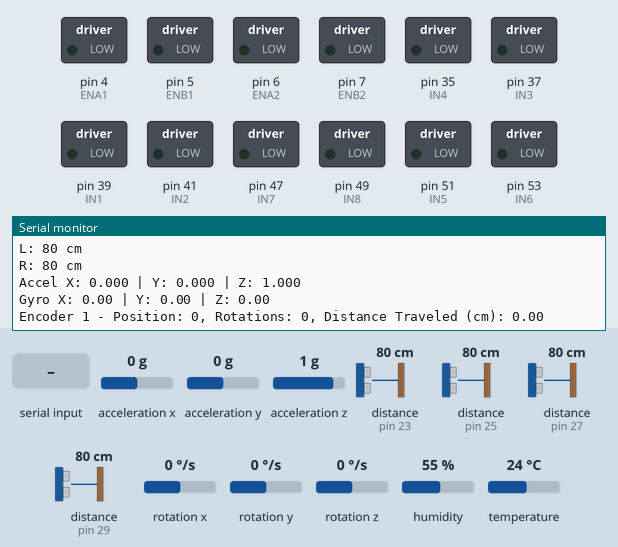
Bench run of a sketch on a simulated Arduino Mega 2560, built with avr-gcc and run on an emulated ATmega2560. Shown: switched loads named in the sketch (green lamp = pin HIGH), the last lines printed to the serial monitor. Wiring (inferred from the names in the program): 4 × ultrasonic range finder: trigger pin 22, echo pin 23 / trigger pin 24, echo pin 25 / trigger pin 26, echo pin 27 / trigger pin 28, echo pin 29; MPU-6050 motion sensor at I2C address 0x68. Inputs (shaded band) come from the test bench; at power-on: acceleration x 0 g, distance to the obstacle (sensors on pin 23, pin 25, pin 27, pin 29) 80 cm, acceleration y 0 g, acceleration z 1 g, rotation x 0 °/s, rotation y 0 °/s, rotation z 0 °/s, humidity 55 %, temperature 24 °C. The echo pulse lasts 58.3 µs per cm; random numbers use the default seed unless the sketch sets one; pins used as bus, display or sensor lines are not drawn.

Above: at 1.3 s.
1.4 s: acceleration x set to -1.4 g
At 1.72 s:
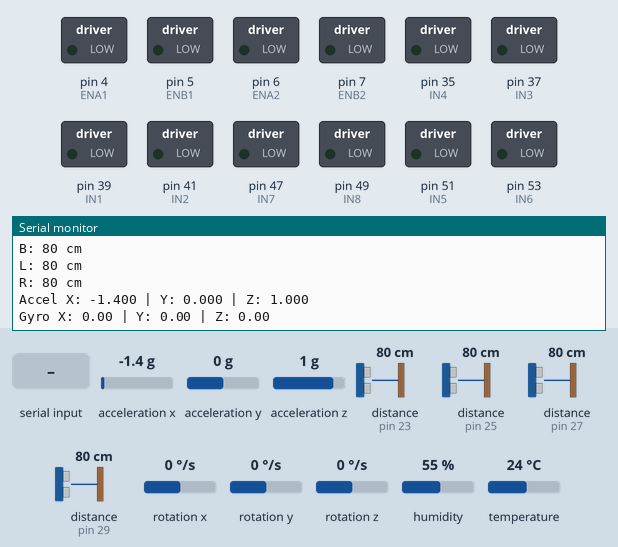
8.0 s: distance to the obstacle (sensor on pin 23) set to 2 cm
At 8.52 s:
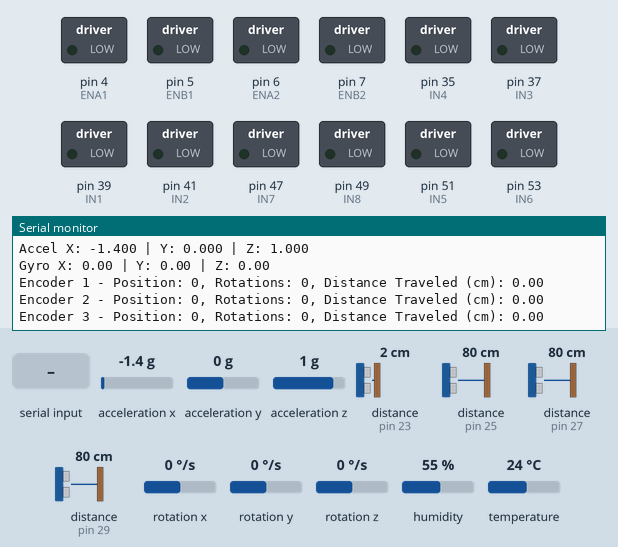
14.6 s: distance to the obstacle (sensor on pin 25) set to 2 cm
At 15.35 s:
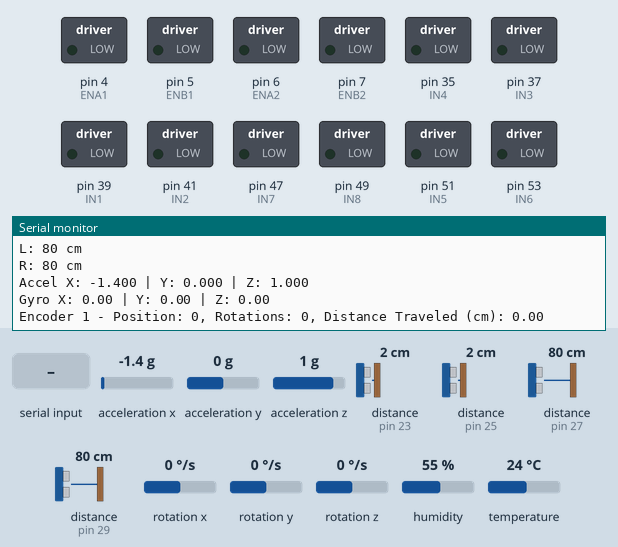
21.2 s: distance to the obstacle (sensor on pin 27) set to 2 cm
27.8 s: distance to the obstacle (sensor on pin 29) set to 35 cm
At 28.63 s:
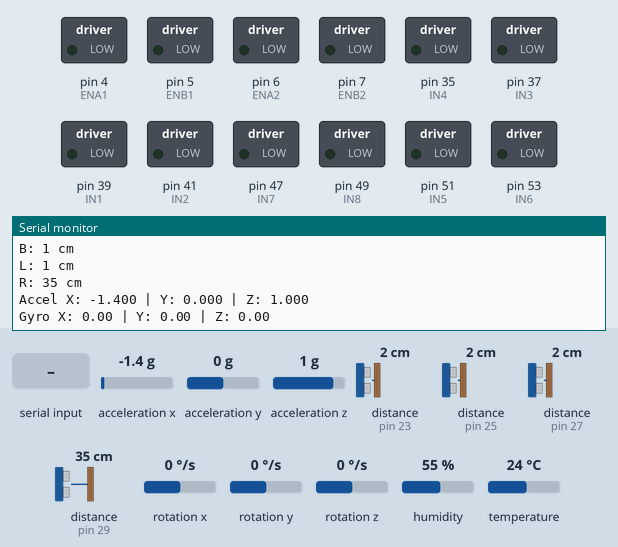
34.4 s: "{\n" received over the second serial link
Timing chart, 0 to 37.0 s (numbered marks = the images above; inputs shaded):
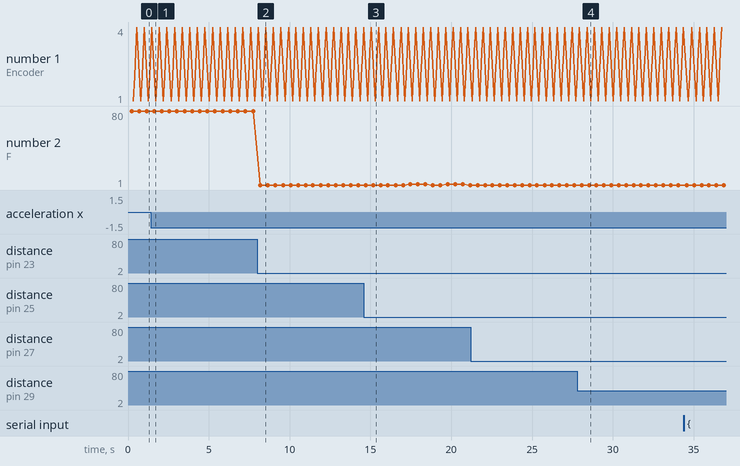

Measured:
- after the input at 1.4 s, the serial monitor: prints a new line after 0.25 s (image 1)
- after the input at 8.0 s, the serial monitor: prints a new line after 0.20 s (image 2)
- after the input at 14.6 s, the serial monitor: prints a new line after 0.12 s (image 3)
- after the input at 27.8 s, the serial monitor: prints a new line after 0.30 s (image 4)

The sketch:

FullI_Integration_JSON.ino
```cpp
// ***************************************
// Paul Arduino Sketch
// Contributors: Justin Dougherty, Teddy Weaver
// Last Update: 1/4/25
// ***************************************

#include "FullI_Integration_JSON.h"

void setup() {
  // SERIAL COMUNICATION
  //-----------------------------------------------------------------------
  Serial.begin(9600);              // Initialize serial 9600 communication

  Serial3.begin(115200);           // Initialize serial 115200 communication

  Serial.println("Serial Communication Transmitting");    // Serial setup message
  //-----------------------------------------------------------------------

  // GYRO I2C
  //-----------------------------------------------------------------------
  Wire.begin();        // Initialize I2C

  // Initialize MPU-6050
  Wire.beginTransmission(MPU_ADDR);
  Wire.write(0x6B);  // Power management register
  Wire.write(0);     // Wake the MPU-6050 up
  Wire.endTransmission();

  Serial.println("MPU-6050 Initialized");     // MPU-6050 setup message
  //-----------------------------------------------------------------------

  // DHT SENSOR
  //-----------------------------------------------------------------------
  dht.begin();                              // Start the DHT sensor

  Serial.println("DHT Initialized");        // DHT setup message
  //-----------------------------------------------------------------------

  // SONAR PINS
  //-----------------------------------------------------------------------
  for (int i = 0; i < 4; i++) {             // Loop all sonar sensors
    pinMode(trigPins[i], OUTPUT);           // Trig Pins Output
    pinMode(echoPins[i], INPUT);            // Echo Pins Input
  }

  Serial.println("Sonar Pins Set");         // Sonar setup message
  //-----------------------------------------------------------------------

  // MOTOR PINS
  //-----------------------------------------------------------------------
  // Set all speed pins as outputs
  pinMode(ENA1, OUTPUT); // PWM
  pinMode(ENB1, OUTPUT); // PWM
  pinMode(ENA2, OUTPUT); // PWM
  pinMode(ENB2, OUTPUT); // PWM

  // Set all control pins as outputs
  pinMode(IN1, OUTPUT);
  pinMode(IN2, OUTPUT);
  pinMode(IN3, OUTPUT);
  pinMode(IN4, OUTPUT);
  pinMode(IN5, OUTPUT);
  pinMode(IN6, OUTPUT);
  pinMode(IN7, OUTPUT);
  pinMode(IN8, OUTPUT);

  Serial.println("Motor Pins Set");        // Motor pin setup message

  // Initialize motors off
  stopMotors();                           // Run motor stop

  Serial.println("Motors Initialized");              // Sonar setup message
  //-----------------------------------------------------------------------

  // ENCODER SETUP
  //-----------------------------------------------------------------------
  pinMode(ENCA1, INPUT);
  pinMode(ENCB1, INPUT);
  attachInterrupt(digitalPinToInterrupt(ENCA1), readEncoder1, RISING);

  pinMode(ENCA2, INPUT);
  pinMode(ENCB2, INPUT);
  attachInterrupt(digitalPinToInterrupt(ENCA2), readEncoder2, RISING);

  pinMode(ENCA3, INPUT);
  pinMode(ENCB3, INPUT);
  attachInterrupt(digitalPinToInterrupt(ENCA3), readEncoder3, RISING);

  pinMode(ENCA4, INPUT);
  pinMode(ENCB4, INPUT);
  attachInterrupt(digitalPinToInterrupt(ENCA4), readEncoder4, RISING);

  Serial.println("Encoders Initialized");              // Encoder setup message
  //-----------------------------------------------------------------------

  // INITIALIZATION COMPLETE
  //-----------------------------------------------------------------------
  Serial.println("Initialization Complete");    // setup complete serial print
  //-----------------------------------------------------------------------
}

void loop() {
  // Read sensor data                 // Encoders are Interupt
  recordDistances();
  readAccelGyro();

  // Send Serial data
  sendSensorData_to_Pi();
  sendSensorData_to_Monitor();

  // Read UART input
  readSerialData();


  // Counter
  Serial.println(counter); // Print Counter
  counter++;               // Increment counter

  //--------------------------------------------------------------------------------

  //int testSpeed = 100;
  //mecanumDrive(testSpeed, testSpeed, testSpeed, testSpeed); // Full speed forward

  //stopMotors();     // Stop
  // delay(1000);      // Delay
  //testDirections(); // Test Movement

}

// Serial Output On Arduino
void sendSensorData_to_Monitor() {
  // Serial Print Distances ("Direction: Distance cm")
  Serial.println("Distances:");
  for (int i = 0; i < 4; i++) {
    Serial.print(directions[i]);
    Serial.print(": ");
    Serial.print(distances[i]);
    Serial.println(" cm");
  }

  // Accellerometer Data
  Serial.print("Accel X: "); Serial.print(accelX_g, 3);  // Print with 3 decimal places
  Serial.print(" | Y: "); Serial.print(accelY_g, 3);
  Serial.print(" | Z: "); Serial.println(accelZ_g, 3);

  // Gyroscope Data
  Serial.print("Gyro X: "); Serial.print(gyroX_dps, 2);  // Print with 2 decimal places
  Serial.print(" | Y: "); Serial.print(gyroY_dps, 2);
  Serial.print(" | Z: "); Serial.println(gyroZ_dps, 2);

  // Safely read shared variables
  noInterrupts();
  int pos1 = posi1, pos2 = posi2, pos3 = posi3, pos4 = posi4;
  int revs1 = rotations1, revs2 = rotations2, revs3 = rotations3, revs4 = rotations4;
  interrupts();

  // Calculate distances
  float distance1 = revs1 * WHEEL_CIRCUMFERENCE_CM;
  float distance2 = revs2 * WHEEL_CIRCUMFERENCE_CM;
  float distance3 = revs3 * WHEEL_CIRCUMFERENCE_CM;
  float distance4 = revs4 * WHEEL_CIRCUMFERENCE_CM;

  // Print Encoder Data
  Serial.print("Encoder 1 - Position: "); Serial.print(pos1);
  Serial.print(", Rotations: "); Serial.print(revs1);
  Serial.print(", Distance Traveled (cm): "); Serial.println(distance1);

  Serial.print("Encoder 2 - Position: "); Serial.print(pos2);
  Serial.print(", Rotations: "); Serial.print(revs2);
  Serial.print(", Distance Traveled (cm): "); Serial.println(distance2);

  Serial.print("Encoder 3 - Position: "); Serial.print(pos3);
  Serial.print(", Rotations: "); Serial.print(revs3);
  Serial.print(", Distance Traveled (cm): "); Serial.println(distance3);

  Serial.print("Encoder 4 - Position: "); Serial.print(pos4);
  Serial.print(", Rotations: "); Serial.print(revs4);
  Serial.print(", Distance Traveled (cm): "); Serial.println(distance4);

  // Print Temp and Humidity
  Serial.print("temperature: "); Serial.println(temperature);
  Serial.print("Humidity: "); Serial.println(humidity);
}

// Serial3 Outut sent to Raspberry Pi
void sendSensorData_to_Pi() {
  // Create Json doc
  StaticJsonDocument<400> docSend;

  // Distance data
  docSend["distance"]["F"] = distances[0];
  docSend["distance"]["B"] = distances[1];
  docSend["distance"]["L"] = distances[2];
  docSend["distance"]["R"] = distances[3];

  // Gyroscope data
  docSend["gyro"]["x"] = gyroX_dps;
  docSend["gyro"]["y"] = gyroY_dps;
  docSend["gyro"]["z"] = gyroZ_dps;

  // Accelerometer data
  docSend["accel"]["x"] = accelX_g;
  docSend["accel"]["y"] = accelY_g;
  docSend["accel"]["z"] = accelZ_g;

  // Encoder data
  docSend["enco"]["1"]["position"] = posi1;
  docSend["enco"]["1"]["rotation"] = rotations1;
  docSend["enco"]["2"]["position"] = posi2;
  docSend["enco"]["2"]["rotation"] = rotations2;
  docSend["enco"]["3"]["position"] = posi3;
  docSend["enco"]["3"]["rotation"] = rotations3;
  docSend["enco"]["4"]["position"] = posi4;
  docSend["enco"]["4"]["rotation"] = rotations4;

  docSend["environment"]["temperature"] = temperature;
  docSend["environment"]["humidity"] = humidity;

  // Serialize JSON and send it via Serial3
  serializeJson(docSend, Serial3);
  Serial3.println(); // New line for easier reading

  // Flush the Serial buffer to ensure the data is sent
  Serial3.flush();
}

static char buffer[256];  // Input buffer for serial data
static size_t bufferIndex = 0;  // Current index in the buffer

void readSerialData() {
  // Check if data is available on Serial3
  while (Serial3.available()) {
    char c = Serial3.read();  // Read a byte

    // If newline is encountered, process the full message
    if (c == '\n') {
      buffer[bufferIndex] = '\0';  // Null-terminate the string

      Serial.print("Complete message received: ");
      Serial.println(buffer);  // Debug the full message received

      // Check if the message is a valid JSON format
      if (buffer[0] == '{' && buffer[bufferIndex - 1] == '}') {
        // Parse the JSON data
        StaticJsonDocument<256> doc;
        DeserializationError error = deserializeJson(doc, buffer);

        if (error) {
          Serial.print("JSON Parse Error: ");
          Serial.println(error.c_str());
        } else {
          // Extract values from JSON (add more fields as needed)
          FL = doc["FL"] | 0;
          FR = doc["FR"] | 0;
          BL = doc["BL"] | 0;
          BR = doc["BR"] | 0;

          // Print received values for debugging
          Serial.print("Parsed values: ");
          Serial.print("FL: "); Serial.print(FL);
          Serial.print(", FR: "); Serial.print(FR);
          Serial.print(", BL: "); Serial.print(BL);
          Serial.print(", BR: "); Serial.println(BR);
        }
      } else {
        Serial.println("Invalid message format. Discarding...");
      }

      // Reset the buffer index for the next message
      bufferIndex = 0;
    } else if (bufferIndex < sizeof(buffer) - 1) {  // Prevent buffer overflow
      buffer[bufferIndex++] = c;  // Add character to buffer
    } else {
      // Handle buffer overflow (optional: clear buffer or handle error)
      bufferIndex = 0;  // Reset index to prevent overflow
      Serial.println("Buffer overflow. Resetting.");
    }
  }
}


// Function to read accelerometer and gyroscope data
void readAccelGyro() {
  Wire.beginTransmission(MPU_ADDR);
  Wire.write(0x3B);  // Starting register for accelerometer data
  Wire.endTransmission(false);
  Wire.requestFrom(MPU_ADDR, 14, true);  // Request 14 bytes for accel and gyro

  // Read accelerometer data
  accelX = Wire.read() << 8 | Wire.read();
  accelY = Wire.read() << 8 | Wire.read();
  accelZ = Wire.read() << 8 | Wire.read();

  // Skip temperature data (two bytes)
  Wire.read();
  Wire.read();

  // Read gyroscope data
  gyroX = Wire.read() << 8 | Wire.read();
  gyroY = Wire.read() << 8 | Wire.read();
  gyroZ = Wire.read() << 8 | Wire.read();

  accelX_g = accelX / 16384.0;  // Convert to g
  accelY_g = accelY / 16384.0;
  accelZ_g = accelZ / 16384.0;

  // Send gyroscope data (scaled to degrees per second)
  gyroX_dps = gyroX / 131.0;  // Convert to degrees per second
  gyroY_dps = gyroY / 131.0;
  gyroZ_dps = gyroZ / 131.0;
}

// Function to record distances from each sonar sensor
void recordDistances() {
  temperature = dht.readTemperature();      // Read Temp.
  humidity = dht.readHumidity();            // Read Humid.
  if (isnan(temperature) || isnan(humidity)) {
    Serial.println("Error reading temperature or humidity");
    temperature = 25.0;  // Default to 25°C if DHT fails
    humidity = 50.0;     // Default to 50% if DHT fails
  }

  // Speed of sound
  float speedOfSound = 331.4 + (0.606 * temperature) + (0.0124 * humidity);   // Calculate speed of sound

  // Measure Distances
  for (int i = 0; i < 4; i++) {
    distances[i] = measureDistance(trigPins[i], echoPins[i], speedOfSound);   // Use function measureDistance
  }
}

// Function to measure distance using a sonar sensor
int measureDistance(int trigPin, int echoPin, float speedOfSound) {
  digitalWrite(trigPin, LOW);
  delayMicroseconds(2);
  digitalWrite(trigPin, HIGH);                // Trigger pulse
  delayMicroseconds(10);
  digitalWrite(trigPin, LOW);

  long duration = pulseIn(echoPin, HIGH);
  float distance = (duration * (speedOfSound / 10000.0)) / 2.0;  // Convert to cm
  return (int)distance;
}

void readEncoder1() {
  int b = digitalRead(ENCB1);

  if (b > 0) {
    posi1++;
  } else {
    posi1--;
  }

  if (posi1 >= PULSES_PER_REV) {
    posi1 -= PULSES_PER_REV;
    rotations1++;
  } else if (posi1 <= -PULSES_PER_REV) {
    posi1 += PULSES_PER_REV;
    rotations1--;
  }
}

void readEncoder2() {
  int b = digitalRead(ENCB2);

  if (b > 0) {
    posi2++;
  } else {
    posi2--;
  }

  if (posi2 >= PULSES_PER_REV) {
    posi2 -= PULSES_PER_REV;
    rotations2++;
  } else if (posi2 <= -PULSES_PER_REV) {
    posi2 += PULSES_PER_REV;
    rotations2--;
  }
}

void readEncoder3() {
  int b = digitalRead(ENCB3);

  if (b > 0) {
    posi3++;
  } else {
    posi3--;
  }

  if (posi3 >= PULSES_PER_REV) {
    posi3 -= PULSES_PER_REV;
    rotations3++;
  } else if (posi3 <= -PULSES_PER_REV) {
    posi3 += PULSES_PER_REV;
    rotations3--;
  }
}

void readEncoder4() {
  int b = digitalRead(ENCB4);

  if (b > 0) {
    posi4++;
  } else {
    posi4--;
  }

  if (posi4 >= PULSES_PER_REV) {
    posi4 -= PULSES_PER_REV;
    rotations4++;
  } else if (posi4 <= -PULSES_PER_REV) {
    posi4 += PULSES_PER_REV;
    rotations4--;
  }
}

// Function to drive Mecanum wheels
// fl, fr, rl, rr: Speed for each wheel (-255 to 255)
void mecanumDrive(int fl, int fr, int rl, int rr) {
  currentSpeedFL = fl;
  currentSpeedFR = fr;
  currentSpeedRL = rl;
  currentSpeedRR = rr;

  driveMotor(ENA1, IN1, IN2, fl); // Front Left
  driveMotor(ENB1, IN3, IN4, fr); // Front Right
  driveMotor(ENA2, IN5, IN6, rl); // Rear Left
  driveMotor(ENB2, IN7, IN8, rr); // Rear Right
}

// Function to control an individual motor
// enablePin: PWM pin, inPin1/inPin2: Direction pins, speed: -255 to 255
void driveMotor(int enablePin, int inPin1, int inPin2, int speed) {
  if (speed > 0) {
    digitalWrite(inPin1, HIGH);       // Forward for (+)
    digitalWrite(inPin2, LOW);
  } else if (speed < 0) {
    digitalWrite(inPin1, LOW);        // Backward for (-)
    digitalWrite(inPin2, HIGH);
    speed = -speed;                   // Make speed positive for PWM
  } else {
    digitalWrite(inPin1, LOW);        // Off for (0)
    digitalWrite(inPin2, LOW);
  }

  analogWrite(enablePin, constrain(speed, 0, 255)); // Set motor speed
}

//Control Direction from arduino
void controlDirections() {
  // Check distances and decide movement
  if (distances[0] > stopDistance3) { // Far from obstacle (> 30 cm)
    mecanumDrive(setSpeed, setSpeed, setSpeed, setSpeed); // Full speed forward
    Serial.println("Moving forward at full speed");
  }
  else if (distances[0] > stopDistance2) { // Approaching obstacle (20-10 cm)
    mecanumDrive(setSpeed - 50, setSpeed - 50, setSpeed - 50, setSpeed - 50); // Slow down
    Serial.println("Slowing down: Near stopDistance3");
  }
  else if (distances[0] > stopDistance1) { // Very close to obstacle (10 cm to stop distance)
    mecanumDrive(setSpeed - 75, setSpeed - 75, setSpeed - 75, setSpeed - 75); // Slow down more
    Serial.println("Slowing down further: Near stopDistance2");
  }
  else { // At stop distance
    mecanumDrive(-setSpeed, -setSpeed, -setSpeed, -setSpeed); // Reverse
    Serial.println("Reversing");
    delay(500); // Reverse for 0.5 seconds

    // Compare left and right distances to determine rotation direction
    if (distances[3] > distances[2]) {
      mecanumDrive(setSpeed, -setSpeed, setSpeed, -setSpeed); // Rotate clockwise
      Serial.println("Rotating clockwise (Left is farther)");
    }
    else if (distances[2] > distances[3]) {
      mecanumDrive(-setSpeed, setSpeed, -setSpeed, setSpeed); // Rotate counterclockwise
      Serial.println("Rotating counterclockwise (Right is farther)");
    }
    else {
      Serial.println("Distances equal, moving forward");
    }

    delay(500); // Allow time to rotate
    mecanumDrive(setSpeed, setSpeed, setSpeed, setSpeed); // Move forward again
    Serial.println("Moving forward after rotation");
  }
}

// Function to stop all motors
void stopMotors() {
  mecanumDrive(0, 0, 0, 0);     // All motors stopped
}

// Function to slowly stop all motors
void slowStop() {
  while (currentSpeedFL != 0 || currentSpeedFR != 0 || currentSpeedRL != 0 || currentSpeedRR != 0) {
    // Decrease speed for each wheel gradually
    currentSpeedFL = approachZero(currentSpeedFL);
    currentSpeedFR = approachZero(currentSpeedFR);
    currentSpeedRL = approachZero(currentSpeedRL);
    currentSpeedRR = approachZero(currentSpeedRR);

    // Update the motor speeds
    driveMotor(ENA1, IN1, IN2, currentSpeedFL);
    driveMotor(ENB1, IN3, IN4, currentSpeedFR);
    driveMotor(ENA2, IN5, IN6, currentSpeedRL);
    driveMotor(ENB2, IN7, IN8, currentSpeedRR);

    delay(25); // Small delay for smooth deceleration
  }
}

// Helper function to approach zero gradually
int approachZero(int speed) {
  if (speed > 0) {
    return max(0, speed - 10); // Decrease positive speed
  } else if (speed < 0) {
    return min(0, speed + 10); // Increase negative speed (towards 0)
  }
  return 0; // Already at zero
}

// Function to randomly turn left or right
void randomTurn() {
  if (random(2) == 0) {
    mecanumDrive(-setSpeed, setSpeed, -setSpeed, setSpeed); // Turn left
  } else {
    mecanumDrive(setSpeed, -setSpeed, setSpeed, -setSpeed); // Turn right
  }
  delay(250);
}

// Test Directions
void testDirections() {
  // Forward movement
  mecanumDrive(255, 255, 255, 255); // All wheels forward at full speed
  delay(1000);

  slowStop(); // Slowly stop the motors
  delay(1000);

  // Backward movement
  mecanumDrive(-255, -255, -255, -255); // All wheels backward at full speed
  delay(1000);

  slowStop(); // Slowly stop the motors
  delay(1000);

  // Crab walk right
  mecanumDrive(255, -255, -255, 255); // Diagonal motion for right crab walk
  delay(1000);

  slowStop(); // Slowly stop the motors
  delay(1000);

  // Crab walk left
  mecanumDrive(-255, 255, 255, -255); // Diagonal motion for left crab walk
  delay(1000);

  slowStop(); // Slowly stop the motors
  delay(1000);

  // Rotate clockwise
  mecanumDrive(255, -255, 255, -255); // Opposite directions for adjacent wheels
  delay(1000);

  slowStop(); // Slowly stop the motors
  delay(1000);

  // Rotate counterclockwise
  mecanumDrive(-255, 255, -255, 255); // Opposite directions for adjacent wheels
  delay(1000);

  slowStop(); // Slowly stop the motors
  delay(1000);

  // Stop all motors
  stopMotors();
}
```

Source omitted: FullI_Integration_JSON.h (5446 bytes)
